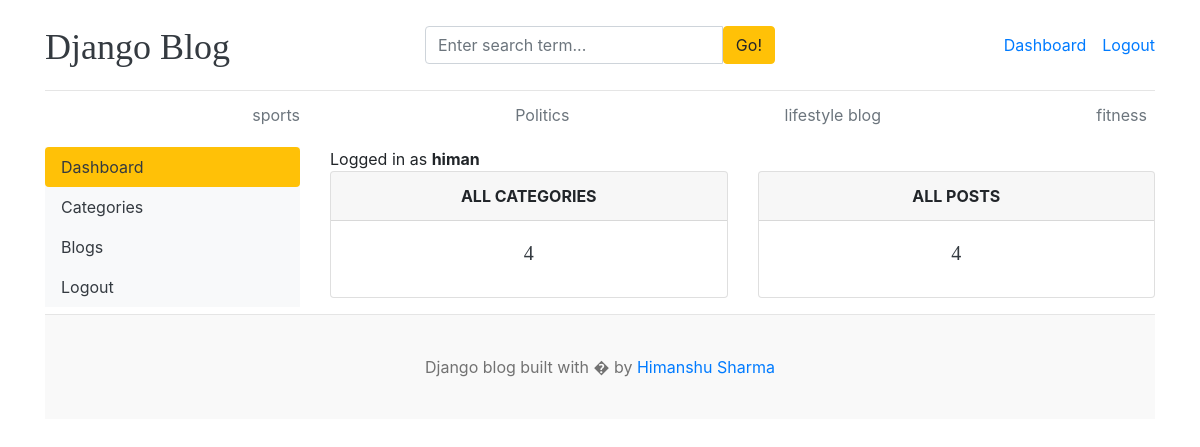
The page /dashboard/ (signed in) on the database its author committed.
### blogs/models.py (models this page shows, shortened)
class Category(models.Model):
    category_name = models.CharField(max_length=50, unique=True)
    created_at = models.DateTimeField(auto_now_add=True)
    updated_at = models.DateTimeField(auto_now=True)
    class Meta:
        verbose_name_plural = 'categories'

### dashboard/views.py (the view)
# urls.py: path('dashboard/', include(('dashboard.urls', 'dashboard'), namespace='dashboard')),
@login_required(login_url='login')
def dashboard(request):
    category_count = Category.objects.all().count()
    blogs_count = Blog.objects.all().count()
    context={
        "category_count": category_count,
        "blogs_count":blogs_count,
    }
    return render(request, 'dashboard/dashboard.html',context)

### blogs/context_processors.py (called while the page is built)
def get_categories(request):
    categories = Category.objects.all()
    return dict(categories=categories)

def get_social_link(request):
    social_link = SocialLink.objects.all()
    return dict(social_link = social_link )

### templates/dashboard/dashboard.html
{% extends 'base.html' %}
{% block content%}
<div class='row'>
    {% include 'dashboard/sidebar.html'%}
    <div class="col-md-9">
        <span>Logged in as <b>{{user}}</b></span>
        <div class="row">
            <div class="col">
                <div class="card border-default mb-3">
                    <div class="card-header text-center text-uppercase font-weight-bold">All CATEGORIES</div>
                    <div class="card-body text-dark">
                        <h5 class="card-title text-center">{{category_count}}</h5></div>
                </div>
            </div>
            <div class="col">
                <div class="card border-default mb-3">
                    <div class="card-header text-center text-uppercase font-weight-bold">All POSTS</div>
                    <div class="card-body text-dark">
                        <h5 class="card-title text-center">{{blogs_count}} </h5></div>
                    </div>
            </div>
        </div>
    </div>
</div>
{% endblock %}

### templates/base.html (shortened to what this page needs)
{% load static%}
<!DOCTYPE html>
<html lang="en">
<head>
    <link href="https://getbootstrap.com/docs/4.0/dist/css/bootstrap.min.css" rel="stylesheet">
    <link href="{% static 'css/blog.css'%}" rel="stylesheet">
    <link rel="stylesheet" href="https://cdnjs.cloudflare.com/ajax/libs/font-awesome/4.7.0/css/font-awesome.min.css">
  </head>
<body>
    <div class="container">
      <header class="blog-header py-3">
        <div class="row flex-nowrap justify-content-between align-items-center">
          <div class="col-4 pt-1">
            <a class="blog-header-logo text-dark" href="/">Django Blog</a>
          </div>
          <div class='col-4'>
            <form action="{% url 'search' %}" method ='GET'>
              <div class="input-group">
                  <input class="form-control" type="text" name='keyword' value="{{keyword}}" placeholder="Enter search term..." aria-label="Enter search term..." aria-describedby="button-search" />
                  <button type='submit' class="btn btn-warning" id="button-search" type="button">Go!</button>
              </div>
            </form>
          </div>
          <div class="col-4 d-flex justify-content-end align-items-center">
            {% if user.is_authenticated %}
              <span><a href="{% url 'dashboard:dashboard' %}">Dashboard</span>
              <span><a href="{% url 'logout' %}"> Logout</span>
            {% else %}
              <a class="btn btn-sm btn-warning" href="{% url 'login'%}">Login</a> &nbsp;
              <a class="btn btn-sm btn-outline-secondary" href="{% url 'register' %}">Register</a>
            {% endif %}
          </div>
        </div>
      </header>
      <div class="nav-scroller py-1 mb-2">
        <nav class="nav d-flex justify-content-between">
          {% for category in categories %}
          <a class="p-2 text-muted" href="{% url 'posts_by_category' category.id %}">{{category.category_name}}</a>
          {% endfor %}
        </nav>
      </div>
{% block content %}
{% endblock%}
<footer class="blog-footer">
  <p>Django blog built with � by <a href="#">Himanshu Sharma</a></p>
</footer>
</body>
</html>

### blog_main/static/css/blog.css (style rules this page uses)
.blog-header { border-bottom: 1px solid #e5e5e5; }
.blog-header-logo { font-family: "Playfair Display", Georgia, "Times New Roman", serif; font-size: 2.25rem; }
h1, h2, h3, h4, h5, h6 { font-family: "Playfair Display", Georgia, "Times New Roman", serif; }
.blog-footer { padding: 2.5rem 0; color: #727272; text-align: center; background-color: #f9f9f9; border-top: .05rem solid #e5e5e5; }
.blog-footer p:last-child { margin-bottom: 0; }

### rows shown on the page
Category: category_name "sports"
Category: category_name "Politics"
Category: category_name "lifestyle blog"
Category: category_name "fitness"

### other values the page prints
{{ user }} "himan"
{{ category_count }} "4"
{{ blogs_count }} "4"
